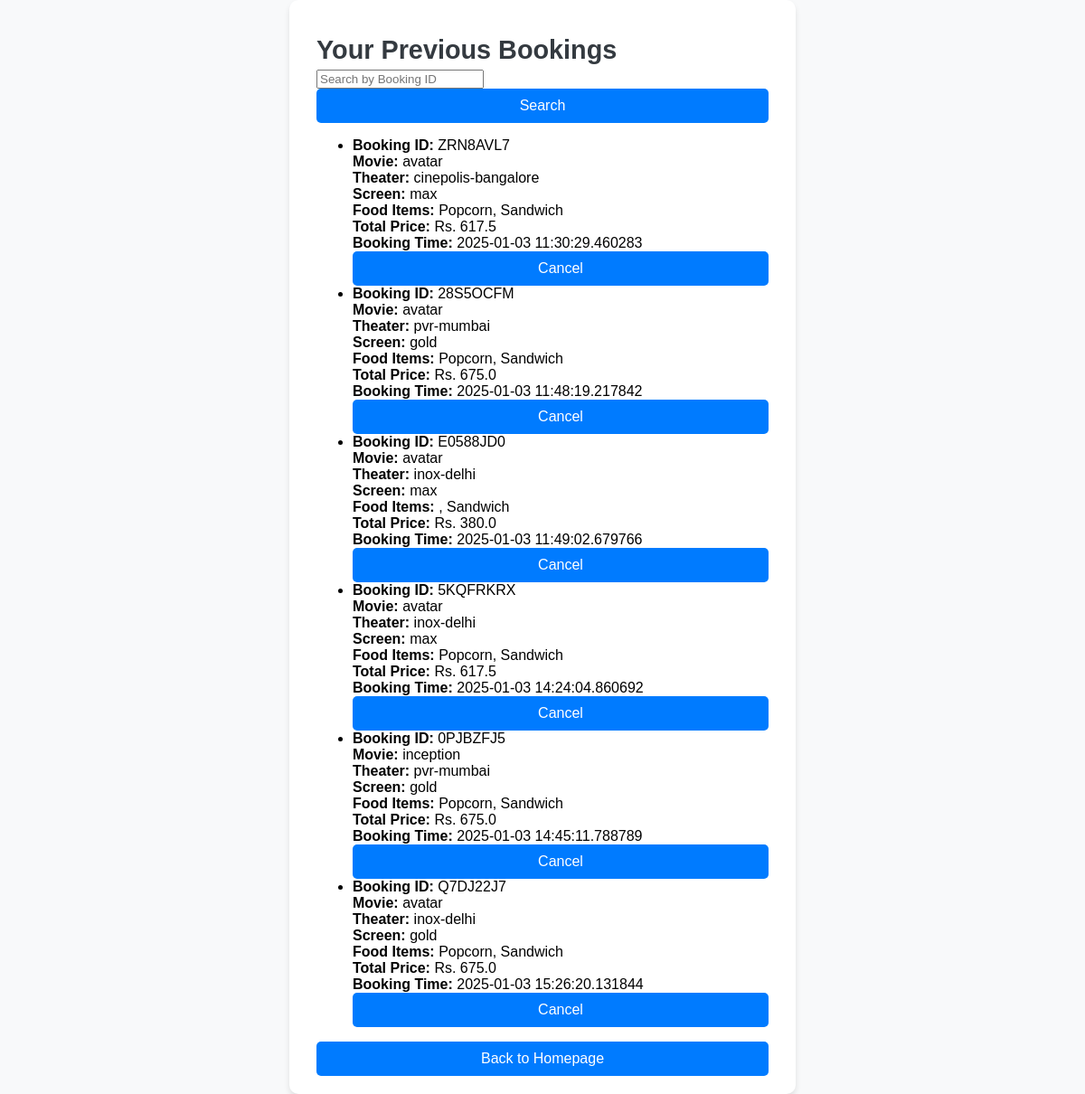
/view_previous_bookings, run on an earlier commit of the app's database.
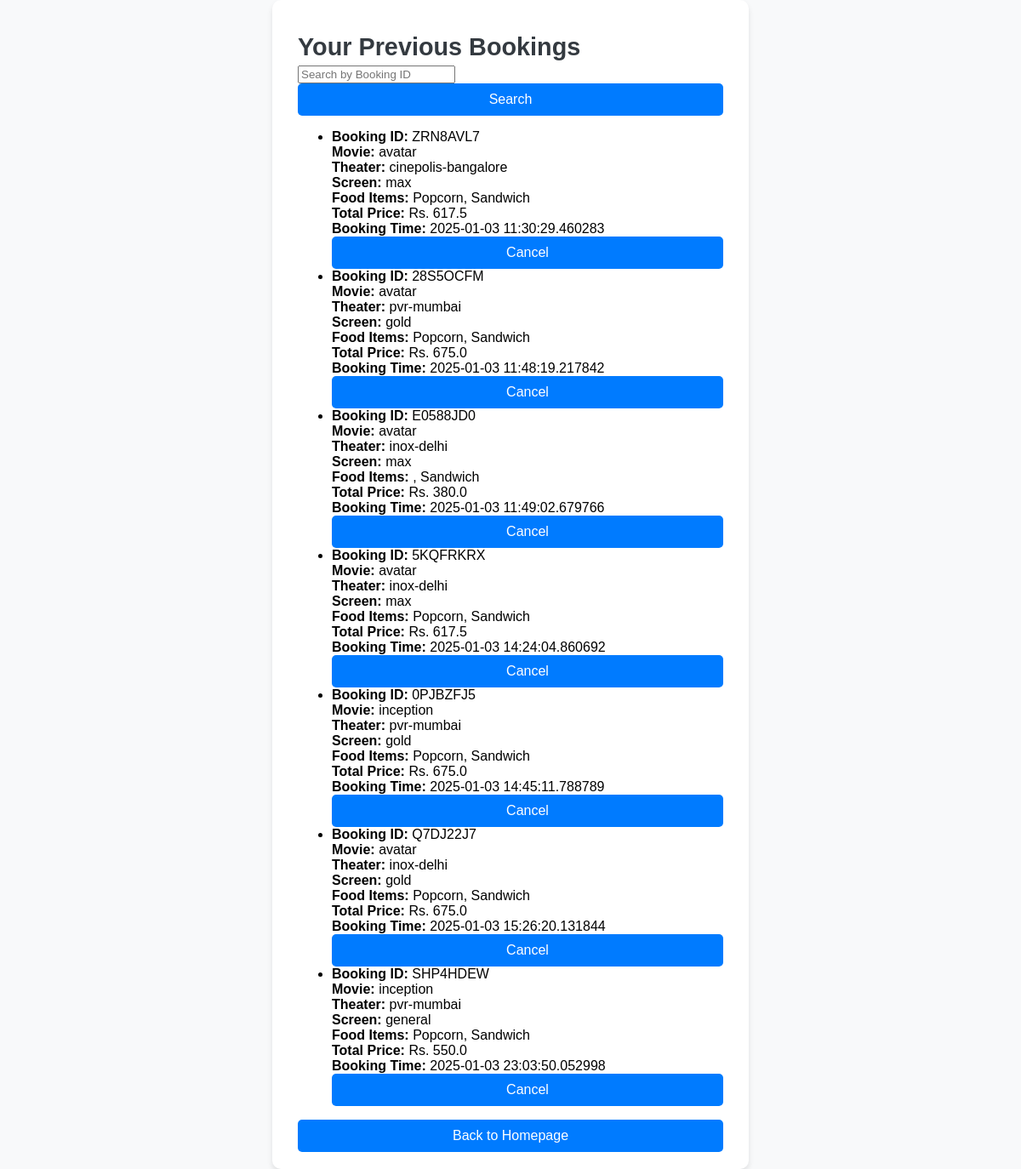
And on a later commit of the database.
### tables this page shows
CREATE TABLE bookings (
                            id INTEGER PRIMARY KEY AUTOINCREMENT,
                            theater TEXT,
                            movie TEXT,
                            screen TEXT,
                            food_items TEXT,
                            total_price REAL,
                            booking_time DATETIME,
                            seat_number INTEGER,
                            booking_id TEXT,
                            canceled INTEGER DEFAULT 0
                          );

### app.py (the view)
@app.route("/view_previous_bookings", methods=["GET"])
def view_previous_bookings():
    with sqlite3.connect('booking.db') as conn:
        cursor = conn.cursor()
        cursor.execute("SELECT * FROM bookings WHERE canceled = 0")
        rows = cursor.fetchall()
        bookings = []
        now = datetime.datetime.now()
        for row in rows:
            booking_time = datetime.datetime.strptime(row[6], '%Y-%m-%d %H:%M:%S.%f')
            cancelable = (booking_time - now).total_seconds() > 30 * 60
            bookings.append({
                "id": row[0],
                "theater": row[1],
                "movie": row[2],
                "screen": row[3],
                "food_items": row[4],
                "total_price": row[5],
                "booking_time": row[6],
                "seat_number": row[7],
                "booking_id": row[8],
                "cancelable": cancelable
            })
    return render_template("previousBookings.html", previous_bookings=bookings)

### templates/previousbookings.html (shortened to what this page needs)
<!DOCTYPE html>
<html lang="en">
<head>
    <link href="{{ url_for('static', filename='css/style.css') }}" rel="stylesheet">
</head>
<body>
    <div class="container">
        <h1>Your Previous Bookings</h1>
        <form method="GET" action="{{ url_for('view_previous_bookings') }}">
            <input type="text" name="booking_id" placeholder="Search by Booking ID" value="{{ search_query }}" />
            <button type="submit">Search</button>
        </form>
        {% if previous_bookings %}
            <ul>
                {% for booking in previous_bookings %}
                <li>
                    <strong>Booking ID:</strong> {{ booking.booking_id }}<br>
                    <strong>Movie:</strong> {{ booking.movie }}<br>
                    <strong>Theater:</strong> {{ booking.theater }}<br>
                    <strong>Screen:</strong> {{ booking.screen }}<br>
                    <strong>Food Items:</strong> {{ booking.food_items.split(",") | join(", ") }}<br>
                    <strong>Total Price:</strong> Rs. {{ booking.total_price }}<br>
                    <strong>Booking Time:</strong> {{ booking.booking_time }}<br>
                    <form method="POST" action="{{ url_for('cancel_booking') }}" style="display: inline;">
                        <button type="submit" {% if not booking.cancelable %} disabled {% endif %}>Cancel</button>
                    </form>
                </li>
                {% endfor %}
            </ul>
        {% else %}
            <p>No previous bookings found.</p>
        {% endif %}
        <button onclick="window.location.href='{{ url_for('home') }}'" class="btn">Back to Homepage</button>
    </div>
</body>
</html>

### static/css/style.css (style rules this page uses)
body { font-family: Arial, sans-serif; margin: 0; padding: 0; background-color: #f8f9fa; display: flex; justify-content: center; align-items: center; min-height: 100vh; }
.container { background: white; padding: 20px 30px; border-radius: 10px; box-shadow: 0 4px 6px rgba(0, 0, 0, 0.1); width: 100%; max-width: 500px; text-align: left; }
.container h1 { font-size: 1.8rem; margin-bottom: 5px; color: #343a40; }
button { width: 100%; padding: 10px 15px; font-size: 1rem; color: white; background-color: #007bff; border: none; border-radius: 5px; cursor: pointer; transition: background-color 0.3s; }

What changed in the data, as far as the page shows it:
added bookings: booking_id "SHP4HDEW", movie "inception", theater "pvr-mumbai", screen "general", food_items.split "Popcorn, Sandwich", total_price "550.0", booking_time "2025-01-03 23:03:50.052998"
